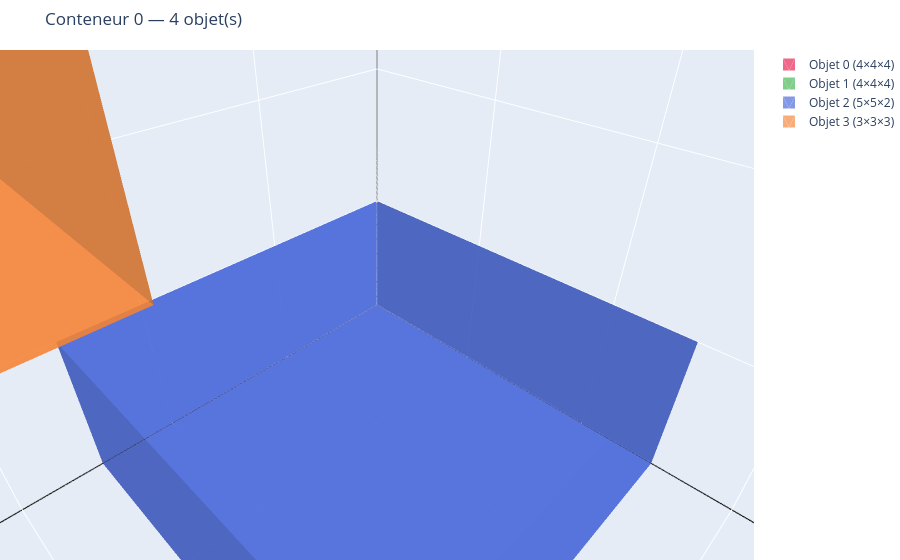

Source (notebook cell):
### Markdown cell above
---
## 5. Contraintes avancées
### 5a. Fragilité

### Code cell
inst_f = REFERENCE_INSTANCES['fragile_4']
r_f = solve(inst_f['items'], inst_f['container'], time_limit=30)
print(f'{r_f["num_bins"]} bin(s) | {r_f["status"]}')
for i, it in enumerate(inst_f['items']):
    pz = r_f['positions'][i][2]
    top = (pz == inst_f['container'].H - it.h)
    print(f'  Objet {i}{" [FRAGILE]" if it.fragile else ""} : z={pz}, au sommet={top}')
plot_bin(inst_f['items'], r_f, 0, inst_f['container']).show()

### Figure 1 — Plotly figure (JSON) as saved in the notebook; plotly's stock layout.template omitted (floating-point values rounded to 4 significant figures)
{"data": [{"line": {"color": "black", "width": 3}, "mode": "lines", "name": "Conteneur", "showlegend": false, "type": "scatter3d", "x": [0, 10, null, 10, 10, null, 10, 0, null, 0, 0, null, 0, 10, null, 10, 10, null, 10, 0, null, 0, 0, null, 0, 0, null, 10, 10, null, 10, 10, null, 0, 0, null], "y": [0, 0, null, 0, 10, null, 10, 10, null, 10, 0, null, 0, 0, null, 0, 10, null, 10, 10, null, 10, 0, null, 0, 0, null, 0, 0, null, 10, 10, null, 10, 10, null], "z": [0, 0, null, 0, 0, null, 0, 0, null, 0, 0, null, 10, 10, null, 10, 10, null, 10, 10, null, 10, 10, null, 0, 10, null, 0, 10, null, 0, 10, null, 0, 10, null]}, {"color": "#e6194b", "flatshading": true, "i": [0, 0, 4, 4, 0, 0, 2, 2, 0, 0, 1, 1], "j": [1, 2, 5, 6, 1, 5, 3, 7, 3, 7, 2, 6], "k": [2, 3, 6, 7, 5, 4, 7, 6, 7, 4, 6, 5], "name": "Objet 0 (4×4×4)", "opacity": 0.65, "showlegend": true, "type": "mesh3d", "x": [0, 4, 4, 0, 0, 4, 4, 0], "y": [4, 4, 8, 8, 4, 4, 8, 8], "z": [6, 6, 6, 6, 10, 10, 10, 10]}, {"color": "#3cb44b", "flatshading": true, "i": [0, 0, 4, 4, 0, 0, 2, 2, 0, 0, 1, 1], "j": [1, 2, 5, 6, 1, 5, 3, 7, 3, 7, 2, 6], "k": [2, 3, 6, 7, 5, 4, 7, 6, 7, 4, 6, 5], "name": "Objet 1 (4×4×4)", "opacity": 0.65, "showlegend": true, "type": "mesh3d", "x": [0, 4, 4, 0, 0, 4, 4, 0], "y": [0, 0, 4, 4, 0, 0, 4, 4], "z": [6, 6, 6, 6, 10, 10, 10, 10]}, {"color": "#4363d8", "flatshading": true, "i": [0, 0, 4, 4, 0, 0, 2, 2, 0, 0, 1, 1], "j": [1, 2, 5, 6, 1, 5, 3, 7, 3, 7, 2, 6], "k": [2, 3, 6, 7, 5, 4, 7, 6, 7, 4, 6, 5], "name": "Objet 2 (5×5×2)", "opacity": 0.65, "showlegend": true, "type": "mesh3d", "x": [0, 5, 5, 0, 0, 5, 5, 0], "y": [0, 0, 5, 5, 0, 0, 5, 5], "z": [0, 0, 0, 0, 2, 2, 2, 2]}, {"color": "#f58231", "flatshading": true, "i": [0, 0, 4, 4, 0, 0, 2, 2, 0, 0, 1, 1], "j": [1, 2, 5, 6, 1, 5, 3, 7, 3, 7, 2, 6], "k": [2, 3, 6, 7, 5, 4, 7, 6, 7, 4, 6, 5], "name": "Objet 3 (3×3×3)", "opacity": 0.65, "showlegend": true, "type": "mesh3d", "x": [5, 8, 8, 5, 5, 8, 8, 5], "y": [0, 0, 3, 3, 0, 0, 3, 3], "z": [4, 4, 4, 4, 7, 7, 7, 7]}], "layout": {"margin": {"b": 0, "l": 0, "r": 0, "t": 50}, "scene": {"aspectmode": "manual", "aspectratio": {"x": 10, "y": 10, "z": 10}, "xaxis": {"range": [0, 10], "title": {"text": "X (largeur)"}}, "yaxis": {"range": [0, 10], "title": {"text": "Y (profondeur)"}}, "zaxis": {"range": [0, 10], "title": {"text": "Z (hauteur)"}}}, "title": {"text": "Conteneur 0 — 4 objet(s)"}}}
